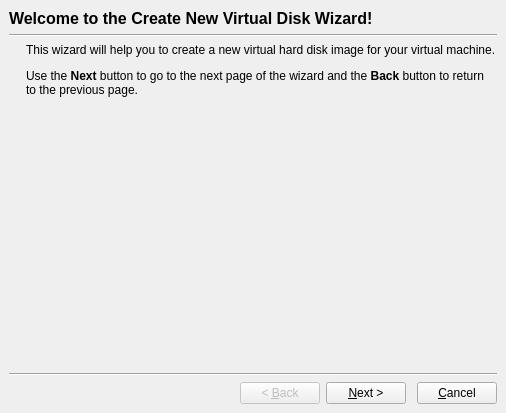
<ui version="4.0" >
 <class>VBoxNewHDWzd</class>
 <widget class="QDialog" name="VBoxNewHDWzd" >
  <property name="geometry" >
   <rect>
    <x>0</x>
    <y>0</y>
    <width>506</width>
    <height>413</height>
   </rect>
  </property>
  <property name="windowTitle" >
   <string>Create New Virtual Disk</string>
  </property>
  <layout class="QVBoxLayout" >
   <property name="leftMargin" >
    <number>0</number>
   </property>
   <property name="topMargin" >
    <number>0</number>
   </property>
   <property name="rightMargin" >
    <number>0</number>
   </property>
   <property name="bottomMargin" >
    <number>0</number>
   </property>
   <item>
    <widget class="QStackedWidget" name="mPageStack" >
     <property name="currentIndex" >
      <number>0</number>
     </property>
     <widget class="QWidget" name="mPageWelcome" >
      <layout class="QVBoxLayout" >
       <item>
        <widget class="QLabel" name="mPageWelcomeHdr" >
         <property name="font" >
          <font>
           <family>Arial</family>
           <pointsize>12</pointsize>
           <weight>75</weight>
           <bold>true</bold>
          </font>
         </property>
         <property name="text" >
          <string>Welcome to the Create New Virtual Disk Wizard!</string>
         </property>
        </widget>
       </item>
       <item>
        <widget class="Line" name="line11" >
         <property name="orientation" >
          <enum>Qt::Horizontal</enum>
         </property>
        </widget>
       </item>
       <item>
        <layout class="QHBoxLayout" >
         <property name="spacing" >
          <number>10</number>
         </property>
         <item>
          <widget class="QLabel" name="mLogoWelcome" >
           <property name="sizePolicy" >
            <sizepolicy vsizetype="Minimum" hsizetype="Maximum" >
             <horstretch>0</horstretch>
             <verstretch>0</verstretch>
            </sizepolicy>
           </property>
           <property name="autoFillBackground" >
            <bool>true</bool>
           </property>
           <property name="text" >
            <string/>
           </property>
           <property name="pixmap" >
            <pixmap resource="../VirtualBox.qrc" >:/vmw_new_harddisk.png</pixmap>
           </property>
           <property name="alignment" >
            <set>Qt::AlignLeading|Qt::AlignLeft|Qt::AlignTop</set>
           </property>
          </widget>
         </item>
         <item>
          <layout class="QVBoxLayout" >
           <property name="spacing" >
            <number>10</number>
           </property>
           <item>
            <widget class="QILabel" name="mTextWelcome" >
             <property name="sizePolicy" >
              <sizepolicy vsizetype="Minimum" hsizetype="Minimum" >
               <horstretch>0</horstretch>
               <verstretch>0</verstretch>
              </sizepolicy>
             </property>
             <property name="minimumSize" >
              <size>
               <width>300</width>
               <height>0</height>
              </size>
             </property>
             <property name="text" >
              <string>&lt;p>This wizard will help you to create a new virtual hard disk image for your virtual machine.&lt;/p>&lt;p>Use the &lt;b>Next&lt;/b> button to go to the next page of the wizard and the &lt;b>Back&lt;/b> button to return to the previous page.&lt;/p></string>
             </property>
             <property name="alignment" >
              <set>Qt::AlignLeading|Qt::AlignLeft|Qt::AlignTop</set>
             </property>
             <property name="wordWrap" >
              <bool>true</bool>
             </property>
            </widget>
           </item>
           <item>
            <spacer>
             <property name="orientation" >
              <enum>Qt::Vertical</enum>
             </property>
             <property name="sizeHint" >
              <size>
               <width>0</width>
               <height>0</height>
              </size>
             </property>
            </spacer>
           </item>
          </layout>
         </item>
        </layout>
       </item>
       <item>
        <widget class="Line" name="line12" >
         <property name="orientation" >
          <enum>Qt::Horizontal</enum>
         </property>
        </widget>
       </item>
       <item>
        <layout class="QHBoxLayout" >
         <item>
          <spacer>
           <property name="orientation" >
            <enum>Qt::Horizontal</enum>
           </property>
           <property name="sizeHint" >
            <size>
             <width>0</width>
             <height>0</height>
            </size>
           </property>
          </spacer>
         </item>
         <item>
          <widget class="QPushButton" name="mBtnBack1" >
           <property name="enabled" >
            <bool>false</bool>
           </property>
           <property name="text" >
            <string>&lt; &amp;Back</string>
           </property>
          </widget>
         </item>
         <item>
          <widget class="QPushButton" name="mBtnNext1" >
           <property name="text" >
            <string>&amp;Next ></string>
           </property>
          </widget>
         </item>
         <item>
          <spacer>
           <property name="orientation" >
            <enum>Qt::Horizontal</enum>
           </property>
           <property name="sizeType" >
            <enum>QSizePolicy::Fixed</enum>
           </property>
           <property name="sizeHint" >
            <size>
             <width>5</width>
             <height>0</height>
            </size>
           </property>
          </spacer>
         </item>
         <item>
          <widget class="QPushButton" name="mBtnCancel1" >
           <property name="text" >
            <string>&amp;Cancel</string>
           </property>
          </widget>
         </item>
        </layout>
       </item>
      </layout>
     </widget>
     <widget class="QWidget" name="mPageType" >
      <layout class="QVBoxLayout" >
       <item>
        <widget class="QLabel" name="mPageTypeHdr" >
         <property name="font" >
          <font>
           <family>Arial</family>
           <pointsize>12</pointsize>
           <weight>75</weight>
           <bold>true</bold>
          </font>
         </property>
         <property name="text" >
          <string>Virtual Disk Image Type</string>
         </property>
        </widget>
       </item>
       <item>
        <widget class="Line" name="line21" >
         <property name="orientation" >
          <enum>Qt::Horizontal</enum>
         </property>
        </widget>
       </item>
       <item>
        <layout class="QHBoxLayout" >
         <property name="spacing" >
          <number>10</number>
         </property>
         <item>
          <widget class="QLabel" name="mLogoType" >
           <property name="sizePolicy" >
            <sizepolicy vsizetype="Minimum" hsizetype="Maximum" >
             <horstretch>0</horstretch>
             <verstretch>0</verstretch>
            </sizepolicy>
           </property>
           <property name="autoFillBackground" >
            <bool>true</bool>
           </property>
           <property name="text" >
            <string/>
           </property>
           <property name="pixmap" >
            <pixmap resource="../VirtualBox.qrc" >:/vmw_new_harddisk.png</pixmap>
           </property>
           <property name="alignment" >
            <set>Qt::AlignLeading|Qt::AlignLeft|Qt::AlignTop</set>
           </property>
          </widget>
         </item>
         <item>
          <layout class="QVBoxLayout" >
           <property name="spacing" >
            <number>10</number>
           </property>
           <item>
            <widget class="QILabel" name="mTextType" >
             <property name="sizePolicy" >
              <sizepolicy vsizetype="Minimum" hsizetype="Minimum" >
               <horstretch>0</horstretch>
               <verstretch>0</verstretch>
              </sizepolicy>
             </property>
             <property name="minimumSize" >
              <size>
               <width>300</width>
               <height>0</height>
              </size>
             </property>
             <property name="text" >
              <string>&lt;p>Select the type of virtual hard disk image you want to create.&lt;/p>&lt;p>A &lt;b>dynamically expanding image&lt;/b> initially occupies a very small amount of space on your physical hard disk. It will grow dynamically (up to the size specified) as the Guest OS claims disk space.&lt;/p>&lt;p>A &lt;b>fixed-size image&lt;/b> does not grow. It is stored in a file of approximately the same size as the size of the virtual hard disk. The creation of a fixed-size image may take a long time depending on the image size and the write performance of your harddisk.&lt;/p></string>
             </property>
             <property name="alignment" >
              <set>Qt::AlignLeading|Qt::AlignLeft|Qt::AlignTop</set>
             </property>
             <property name="wordWrap" >
              <bool>true</bool>
             </property>
            </widget>
           </item>
           <item>
            <widget class="QGroupBox" name="mGbType" >
             <property name="sizePolicy" >
              <sizepolicy vsizetype="Fixed" hsizetype="Expanding" >
               <horstretch>0</horstretch>
               <verstretch>0</verstretch>
              </sizepolicy>
             </property>
             <property name="title" >
              <string>Image Type</string>
             </property>
             <layout class="QVBoxLayout" >
              <property name="topMargin" >
               <number>4</number>
              </property>
              <item>
               <widget class="QRadioButton" name="mRbDynamicType" >
                <property name="sizePolicy" >
                 <sizepolicy vsizetype="Fixed" hsizetype="Expanding" >
                  <horstretch>0</horstretch>
                  <verstretch>0</verstretch>
                 </sizepolicy>
                </property>
                <property name="text" >
                 <string>&amp;Dynamically expanding image</string>
                </property>
                <property name="checked" >
                 <bool>true</bool>
                </property>
               </widget>
              </item>
              <item>
               <widget class="QRadioButton" name="mRbFixedType" >
                <property name="sizePolicy" >
                 <sizepolicy vsizetype="Fixed" hsizetype="Expanding" >
                  <horstretch>0</horstretch>
                  <verstretch>0</verstretch>
                 </sizepolicy>
                </property>
                <property name="text" >
                 <string>&amp;Fixed-size image</string>
                </property>
               </widget>
              </item>
             </layout>
            </widget>
           </item>
           <item>
            <spacer>
             <property name="orientation" >
              <enum>Qt::Vertical</enum>
             </property>
             <property name="sizeHint" >
              <size>
               <width>0</width>
               <height>0</height>
              </size>
             </property>
            </spacer>
           </item>
          </layout>
         </item>
        </layout>
       </item>
       <item>
        <widget class="Line" name="line22" >
         <property name="orientation" >
          <enum>Qt::Horizontal</enum>
         </property>
        </widget>
       </item>
       <item>
        <layout class="QHBoxLayout" >
         <item>
          <spacer>
           <property name="orientation" >
            <enum>Qt::Horizontal</enum>
           </property>
           <property name="sizeHint" >
            <size>
             <width>0</width>
             <height>0</height>
            </size>
           </property>
          </spacer>
         </item>
         <item>
          <widget class="QPushButton" name="mBtnBack2" >
           <property name="text" >
            <string>&lt; &amp;Back</string>
           </property>
          </widget>
         </item>
         <item>
          <widget class="QPushButton" name="mBtnNext2" >
           <property name="text" >
            <string>&amp;Next ></string>
           </property>
          </widget>
         </item>
         <item>
          <spacer>
           <property name="orientation" >
            <enum>Qt::Horizontal</enum>
           </property>
           <property name="sizeType" >
            <enum>QSizePolicy::Fixed</enum>
           </property>
           <property name="sizeHint" >
            <size>
             <width>5</width>
             <height>0</height>
            </size>
           </property>
          </spacer>
         </item>
         <item>
          <widget class="QPushButton" name="mBtnCancel2" >
           <property name="text" >
            <string>&amp;Cancel</string>
           </property>
          </widget>
         </item>
        </layout>
       </item>
      </layout>
     </widget>
     <widget class="QWidget" name="mPageNameAndSize" >
      <layout class="QVBoxLayout" >
       <item>
        <widget class="QLabel" name="mPageNameAndSizeHdr" >
         <property name="font" >
          <font>
           <family>Arial</family>
           <pointsize>12</pointsize>
           <weight>75</weight>
           <bold>true</bold>
          </font>
         </property>
         <property name="text" >
          <string>Virtual Disk Location and Size</string>
         </property>
        </widget>
       </item>
       <item>
        <widget class="Line" name="line31" >
         <property name="orientation" >
          <enum>Qt::Horizontal</enum>
         </property>
        </widget>
       </item>
       <item>
        <layout class="QHBoxLayout" >
         <property name="spacing" >
          <number>10</number>
         </property>
         <item>
          <widget class="QLabel" name="mLogoNameAndSize" >
           <property name="sizePolicy" >
            <sizepolicy vsizetype="Minimum" hsizetype="Maximum" >
             <horstretch>0</horstretch>
             <verstretch>0</verstretch>
            </sizepolicy>
           </property>
           <property name="autoFillBackground" >
            <bool>true</bool>
           </property>
           <property name="text" >
            <string/>
           </property>
           <property name="pixmap" >
            <pixmap resource="../VirtualBox.qrc" >:/vmw_new_harddisk.png</pixmap>
           </property>
           <property name="alignment" >
            <set>Qt::AlignLeading|Qt::AlignLeft|Qt::AlignTop</set>
           </property>
          </widget>
         </item>
         <item>
          <layout class="QVBoxLayout" >
           <property name="spacing" >
            <number>10</number>
           </property>
           <item>
            <widget class="QILabel" name="mTextNameComment" >
             <property name="sizePolicy" >
              <sizepolicy vsizetype="Minimum" hsizetype="Minimum" >
               <horstretch>0</horstretch>
               <verstretch>0</verstretch>
              </sizepolicy>
             </property>
             <property name="minimumSize" >
              <size>
               <width>300</width>
               <height>0</height>
              </size>
             </property>
             <property name="text" >
              <string>&lt;p>Press the &lt;b>Select&lt;/b> button to select the location and name of the file to store the virtual hard disk image or type a file name in the entry field.&lt;/p></string>
             </property>
             <property name="alignment" >
              <set>Qt::AlignLeading|Qt::AlignLeft|Qt::AlignTop</set>
             </property>
             <property name="wordWrap" >
              <bool>true</bool>
             </property>
            </widget>
           </item>
           <item>
            <widget class="QGroupBox" name="mGbName" >
             <property name="sizePolicy" >
              <sizepolicy vsizetype="Fixed" hsizetype="Expanding" >
               <horstretch>0</horstretch>
               <verstretch>0</verstretch>
              </sizepolicy>
             </property>
             <property name="title" >
              <string>&amp;Image File Name</string>
             </property>
             <layout class="QHBoxLayout" >
              <property name="topMargin" >
               <number>4</number>
              </property>
              <item>
               <widget class="QLineEdit" name="mLeName" />
              </item>
              <item>
               <widget class="QToolButton" name="mTbNameSelect" >
                <property name="text" >
                 <string/>
                </property>
                <property name="icon" >
                 <iconset resource="../VirtualBox.qrc" >:/select_file_16px.png</iconset>
                </property>
               </widget>
              </item>
             </layout>
            </widget>
           </item>
           <item>
            <widget class="QILabel" name="mTextSizeComment" >
             <property name="sizePolicy" >
              <sizepolicy vsizetype="Minimum" hsizetype="Minimum" >
               <horstretch>0</horstretch>
               <verstretch>0</verstretch>
              </sizepolicy>
             </property>
             <property name="minimumSize" >
              <size>
               <width>300</width>
               <height>0</height>
              </size>
             </property>
             <property name="text" >
              <string>&lt;p>Select the size of the virtual hard disk image in megabytes. This size will be reported to the Guest OS as the size of the virtual hard disk.&lt;/p></string>
             </property>
             <property name="alignment" >
              <set>Qt::AlignLeading|Qt::AlignLeft|Qt::AlignTop</set>
             </property>
             <property name="wordWrap" >
              <bool>true</bool>
             </property>
            </widget>
           </item>
           <item>
            <widget class="QGroupBox" name="mGbSize" >
             <property name="sizePolicy" >
              <sizepolicy vsizetype="Fixed" hsizetype="Expanding" >
               <horstretch>0</horstretch>
               <verstretch>0</verstretch>
              </sizepolicy>
             </property>
             <property name="title" >
              <string>Image &amp;Size</string>
             </property>
             <layout class="QGridLayout" >
              <item row="0" column="0" colspan="3" >
               <widget class="QSlider" name="mSlSize" >
                <property name="sizePolicy" >
                 <sizepolicy vsizetype="Fixed" hsizetype="Expanding" >
                  <horstretch>0</horstretch>
                  <verstretch>0</verstretch>
                 </sizepolicy>
                </property>
                <property name="orientation" >
                 <enum>Qt::Horizontal</enum>
                </property>
                <property name="tickPosition" >
                 <enum>QSlider::TicksBelow</enum>
                </property>
               </widget>
              </item>
              <item row="0" column="3" >
               <widget class="QLineEdit" name="mLeSize" >
                <property name="sizePolicy" >
                 <sizepolicy vsizetype="Fixed" hsizetype="Maximum" >
                  <horstretch>0</horstretch>
                  <verstretch>0</verstretch>
                 </sizepolicy>
                </property>
               </widget>
              </item>
              <item row="1" column="0" >
               <widget class="QLabel" name="mTxSizeMin" >
                <property name="sizePolicy" >
                 <sizepolicy vsizetype="Preferred" hsizetype="Minimum" >
                  <horstretch>0</horstretch>
                  <verstretch>0</verstretch>
                 </sizepolicy>
                </property>
                <property name="text" >
                 <string/>
                </property>
                <property name="alignment" >
                 <set>Qt::AlignLeading|Qt::AlignLeft|Qt::AlignTop</set>
                </property>
               </widget>
              </item>
              <item row="1" column="1" >
               <spacer>
                <property name="orientation" >
                 <enum>Qt::Horizontal</enum>
                </property>
                <property name="sizeType" >
                 <enum>QSizePolicy::Expanding</enum>
                </property>
                <property name="sizeHint" >
                 <size>
                  <width>221</width>
                  <height>20</height>
                 </size>
                </property>
               </spacer>
              </item>
              <item row="1" column="2" >
               <widget class="QLabel" name="mTxSizeMax" >
                <property name="sizePolicy" >
                 <sizepolicy vsizetype="Preferred" hsizetype="Minimum" >
                  <horstretch>0</horstretch>
                  <verstretch>0</verstretch>
                 </sizepolicy>
                </property>
                <property name="text" >
                 <string/>
                </property>
                <property name="alignment" >
                 <set>Qt::AlignRight|Qt::AlignTop|Qt::AlignTrailing</set>
                </property>
               </widget>
              </item>
             </layout>
            </widget>
           </item>
           <item>
            <spacer>
             <property name="orientation" >
              <enum>Qt::Vertical</enum>
             </property>
             <property name="sizeHint" >
              <size>
               <width>0</width>
               <height>0</height>
              </size>
             </property>
            </spacer>
           </item>
          </layout>
         </item>
        </layout>
       </item>
       <item>
        <widget class="Line" name="line32" >
         <property name="orientation" >
          <enum>Qt::Horizontal</enum>
         </property>
        </widget>
       </item>
       <item>
        <layout class="QHBoxLayout" >
         <item>
          <spacer>
           <property name="orientation" >
            <enum>Qt::Horizontal</enum>
           </property>
           <property name="sizeHint" >
            <size>
             <width>0</width>
             <height>0</height>
            </size>
           </property>
          </spacer>
         </item>
         <item>
          <widget class="QPushButton" name="mBtnBack3" >
           <property name="text" >
            <string>&lt; &amp;Back</string>
           </property>
          </widget>
         </item>
         <item>
          <widget class="QPushButton" name="mBtnNext3" >
           <property name="text" >
            <string>&amp;Next ></string>
           </property>
          </widget>
         </item>
         <item>
          <spacer>
           <property name="orientation" >
            <enum>Qt::Horizontal</enum>
           </property>
           <property name="sizeType" >
            <enum>QSizePolicy::Fixed</enum>
           </property>
           <property name="sizeHint" >
            <size>
             <width>5</width>
             <height>0</height>
            </size>
           </property>
          </spacer>
         </item>
         <item>
          <widget class="QPushButton" name="mBtnCancel3" >
           <property name="text" >
            <string>&amp;Cancel</string>
           </property>
          </widget>
         </item>
        </layout>
       </item>
      </layout>
     </widget>
     <widget class="QWidget" name="mPageSummary" >
      <layout class="QVBoxLayout" >
       <item>
        <widget class="QLabel" name="mPageSummaryHdr" >
         <property name="font" >
          <font>
           <family>Arial</family>
           <pointsize>12</pointsize>
           <weight>75</weight>
           <bold>true</bold>
          </font>
         </property>
         <property name="text" >
          <string>Summary</string>
         </property>
        </widget>
       </item>
       <item>
        <widget class="Line" name="line41" >
         <property name="orientation" >
          <enum>Qt::Horizontal</enum>
         </property>
        </widget>
       </item>
       <item>
        <layout class="QHBoxLayout" >
         <property name="spacing" >
          <number>10</number>
         </property>
         <item>
          <widget class="QLabel" name="mLogoSummary" >
           <property name="sizePolicy" >
            <sizepolicy vsizetype="Minimum" hsizetype="Maximum" >
             <horstretch>0</horstretch>
             <verstretch>0</verstretch>
            </sizepolicy>
           </property>
           <property name="autoFillBackground" >
            <bool>true</bool>
           </property>
           <property name="text" >
            <string/>
           </property>
           <property name="pixmap" >
            <pixmap resource="../VirtualBox.qrc" >:/vmw_new_harddisk.png</pixmap>
           </property>
           <property name="alignment" >
            <set>Qt::AlignLeading|Qt::AlignLeft|Qt::AlignTop</set>
           </property>
          </widget>
         </item>
         <item>
          <layout class="QVBoxLayout" >
           <property name="spacing" >
            <number>10</number>
           </property>
           <item>
            <widget class="QILabel" name="mTextSummaryHdr" >
             <property name="sizePolicy" >
              <sizepolicy vsizetype="Minimum" hsizetype="Minimum" >
               <horstretch>0</horstretch>
               <verstretch>0</verstretch>
              </sizepolicy>
             </property>
             <property name="minimumSize" >
              <size>
               <width>300</width>
               <height>0</height>
              </size>
             </property>
             <property name="text" >
              <string>You are going to create a new virtual hard disk image with the following parameters:</string>
             </property>
             <property name="alignment" >
              <set>Qt::AlignLeading|Qt::AlignLeft|Qt::AlignTop</set>
             </property>
             <property name="wordWrap" >
              <bool>true</bool>
             </property>
            </widget>
           </item>
           <item>
            <widget class="QITextEdit" name="mTeSummary" >
             <property name="sizePolicy" >
              <sizepolicy vsizetype="Minimum" hsizetype="Minimum" >
               <horstretch>0</horstretch>
               <verstretch>0</verstretch>
              </sizepolicy>
             </property>
             <property name="minimumSize" >
              <size>
               <width>300</width>
               <height>0</height>
              </size>
             </property>
             <property name="frameShape" >
              <enum>QFrame::NoFrame</enum>
             </property>
             <property name="autoFormatting" >
              <set>QTextEdit::AutoAll</set>
             </property>
             <property name="readOnly" >
              <bool>true</bool>
             </property>
            </widget>
           </item>
           <item>
            <widget class="QILabel" name="mTextSummaryFtr" >
             <property name="sizePolicy" >
              <sizepolicy vsizetype="Minimum" hsizetype="Minimum" >
               <horstretch>0</horstretch>
               <verstretch>0</verstretch>
              </sizepolicy>
             </property>
             <property name="minimumSize" >
              <size>
               <width>300</width>
               <height>0</height>
              </size>
             </property>
             <property name="text" >
              <string>If the above settings are correct, press the &lt;b>Finish&lt;/b> button. Once you press it, a new hard disk image will be created.</string>
             </property>
             <property name="alignment" >
              <set>Qt::AlignLeading|Qt::AlignLeft|Qt::AlignTop</set>
             </property>
             <property name="wordWrap" >
              <bool>true</bool>
             </property>
            </widget>
           </item>
           <item>
            <spacer>
             <property name="orientation" >
              <enum>Qt::Vertical</enum>
             </property>
             <property name="sizeType" >
              <enum>QSizePolicy::Expanding</enum>
             </property>
             <property name="sizeHint" >
              <size>
               <width>0</width>
               <height>0</height>
              </size>
             </property>
            </spacer>
           </item>
          </layout>
         </item>
        </layout>
       </item>
       <item>
        <widget class="Line" name="line42" >
         <property name="orientation" >
          <enum>Qt::Horizontal</enum>
         </property>
        </widget>
       </item>
       <item>
        <layout class="QHBoxLayout" >
         <item>
          <spacer>
           <property name="orientation" >
            <enum>Qt::Horizontal</enum>
           </property>
           <property name="sizeHint" >
            <size>
             <width>0</width>
             <height>0</height>
            </size>
           </property>
          </spacer>
         </item>
         <item>
          <widget class="QPushButton" name="mBtnBack4" >
           <property name="text" >
            <string>&lt; &amp;Back</string>
           </property>
          </widget>
         </item>
         <item>
          <widget class="QPushButton" name="mBtnFinish" >
           <property name="text" >
            <string>&amp;Finish</string>
           </property>
          </widget>
         </item>
         <item>
          <spacer>
           <property name="orientation" >
            <enum>Qt::Horizontal</enum>
           </property>
           <property name="sizeType" >
            <enum>QSizePolicy::Fixed</enum>
           </property>
           <property name="sizeHint" >
            <size>
             <width>5</width>
             <height>0</height>
            </size>
           </property>
          </spacer>
         </item>
         <item>
          <widget class="QPushButton" name="mBtnCancel4" >
           <property name="text" >
            <string>&amp;Cancel</string>
           </property>
          </widget>
         </item>
        </layout>
       </item>
      </layout>
     </widget>
    </widget>
   </item>
  </layout>
 </widget>
 <customwidgets>
  <customwidget>
   <class>QILabel</class>
   <extends>QLabel</extends>
   <header>QIAbstractWizardFramework.h</header>
  </customwidget>
  <customwidget>
   <class>QITextEdit</class>
   <extends>QTextEdit</extends>
   <header>QIAbstractWizardFramework.h</header>
  </customwidget>
 </customwidgets>
 <tabstops>
  <tabstop>mBtnNext1</tabstop>
  <tabstop>mBtnCancel1</tabstop>
  <tabstop>mBtnBack2</tabstop>
  <tabstop>mBtnNext2</tabstop>
  <tabstop>mBtnCancel2</tabstop>
  <tabstop>mSlSize</tabstop>
  <tabstop>mLeSize</tabstop>
  <tabstop>mBtnBack3</tabstop>
  <tabstop>mBtnNext3</tabstop>
  <tabstop>mBtnCancel3</tabstop>
  <tabstop>mBtnBack4</tabstop>
  <tabstop>mBtnFinish</tabstop>
  <tabstop>mBtnCancel4</tabstop>
 </tabstops>
 <resources>
  <include location="../VirtualBox.qrc" />
 </resources>
 <connections/>
</ui>
